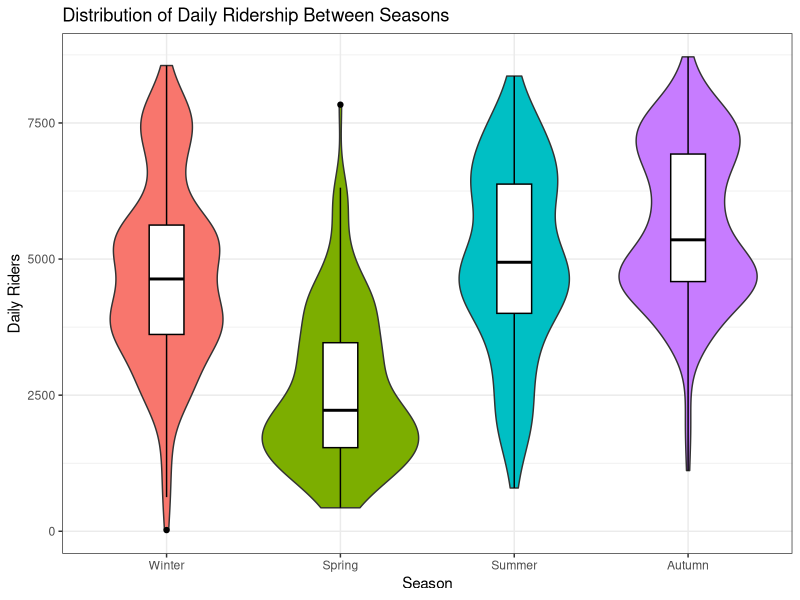
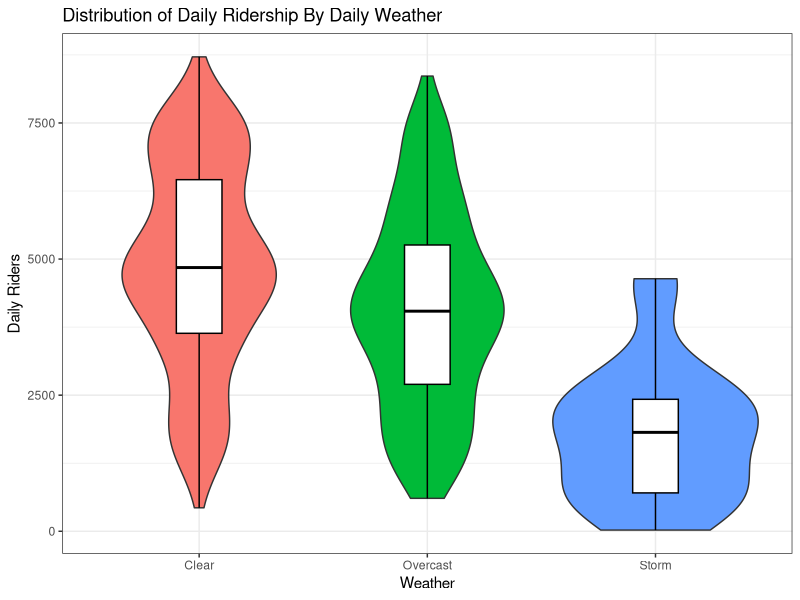
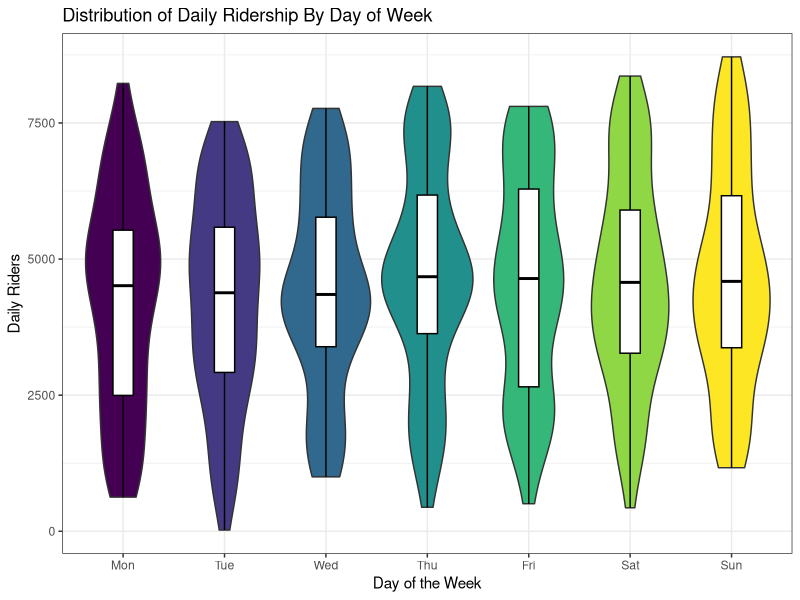
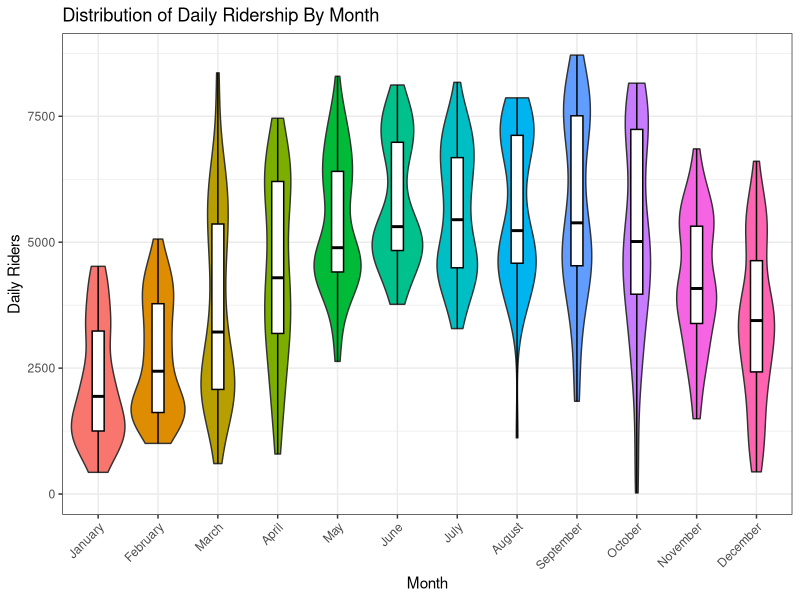
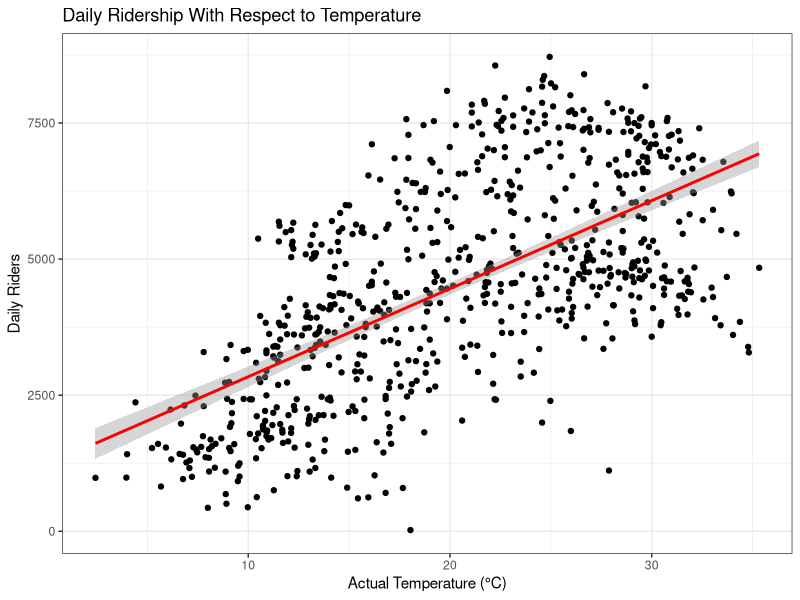
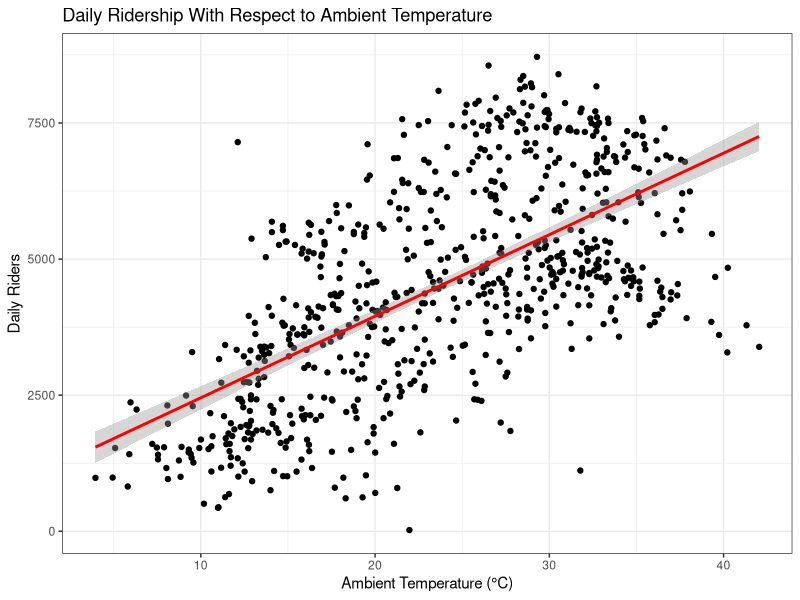
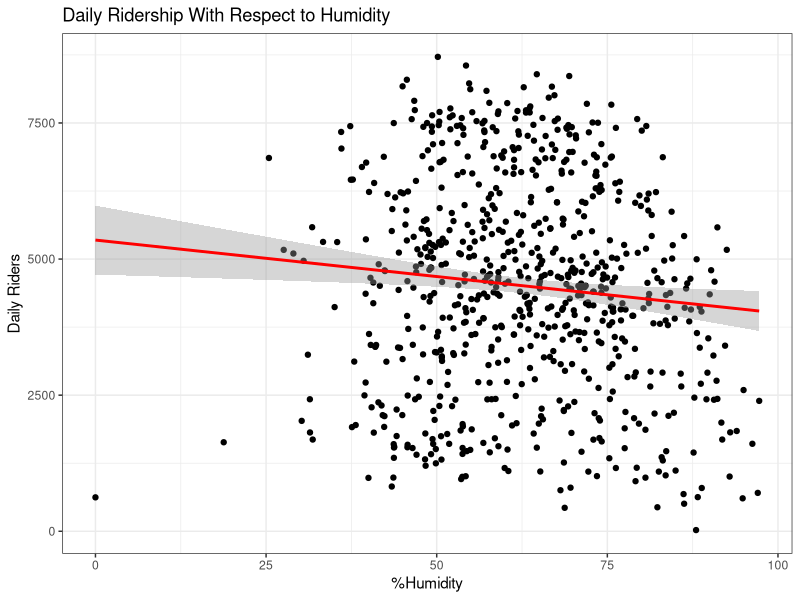
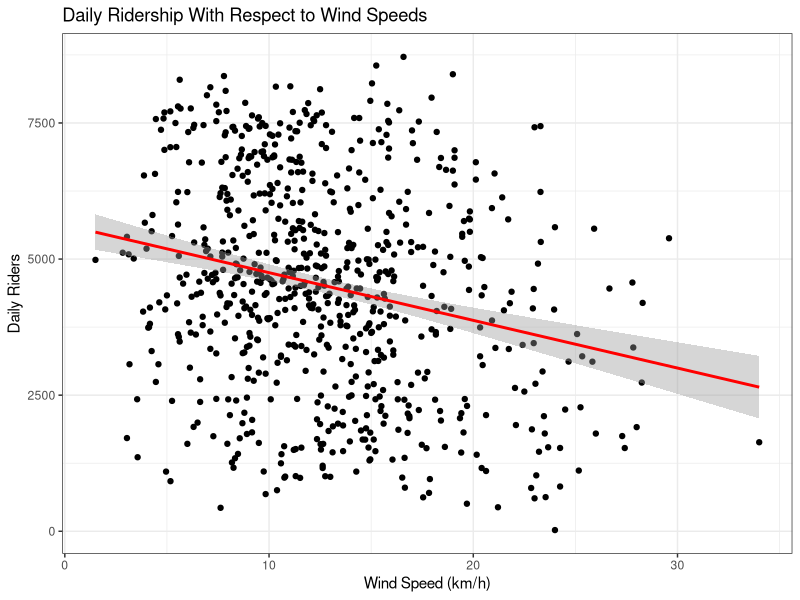

Write the R code that produced these figures, in order.
## ---- chunk 1
knitr::opts_chunk$set(echo = TRUE)

setwd("../BikeSharing/")

rm(list = ls())
df = read.csv2("bikeSharing.csv",sep=",")

library(tidyverse)
library(lubridate)
## ---- chunk 2
df %>%
    head()
## ---- chunk 3
# Rename each column
df <- df %>%
    rename(id           = instant,
           date         = dteday,
           season       = season,
           year         = yr,
           month        = mnth,
           is_holiday   = holiday,
           day_of_week  = weekday,
           is_workday   = workingday,
           weather      = weathersit,
           temperature  = temp,
           ambient_temp = atemp,
           humidity     = hum,
           wind_speed   = windspeed,
           casual_rides = casual,
           return_rides = registered,
           total_rides  = cnt) %>%
    # Modify column data
    mutate(# Unify date format
           date = lubridate::parse_date_time(date, orders = c('dmy')),
           # Convert discrete numbers to strings
           month        = month.name[month],
           year         = case_when(year == 0 ~ "2018",
                                    year == 1 ~ "2019"),
           season       = case_when(season == 1 ~ "Spring",
                                    season == 2 ~ "Summer",
                                    season == 3 ~ "Autumn",
                                    season == 4 ~ "Winter"),
           weather      = case_when(weather == 1 ~ "Clear",
                                    weather == 2 ~ "Overcast",
                                    weather == 3 ~ "Storm"),
           day_of_week  = wday(date, week_start=2,label=TRUE),
           is_holiday   = as.logical(is_holiday),
           is_workday   = as.logical(is_workday),
           # Vars temperature, ambient_temp, humidity, and wind_speed are characters
           # Convert them to doubles for use as continuous variables
           temperature  = as.double(temperature),
           ambient_temp = as.double(ambient_temp),
           humidity     = as.double(humidity),
           wind_speed   = as.double(wind_speed),
           # Convert relevant columns to factors
           year         = fct_relevel(year, "2018", "2019"),
           month        = fct_relevel(month, "January", "February", "March",
                                             "April", "May", "June", "July",
                                             "August", "September", "October",
                                             "November", "December"),
           season       = fct_relevel(season, "Winter", "Spring", "Summer", "Autumn"),
           weather      = fct_relevel(weather, "Clear", "Overcast", "Storm"),
           day_of_week  = fct_relevel(day_of_week, "Mon", "Tue", "Wed", "Thu",
                                                   "Fri", "Sat", "Sun"))

# Finally, preview the new data
head(df)
## ---- chunk 4
Variables = names(df)
Description = c("A unique daily identifier",
            "The date data was collected",
            "The current season",
            "The current year",
            "The current month",
            "If the day was a holiday",
            "The day of the week",
            "If the day was a workday",
            "The weather conditions of a given day",
            "Reported daily temperature throughout the day",
            "The ambient temperature throughout the day",
            "The humidity throughout the day",
            "The wind speed throughout the day",
            "How many non-registered users rented a bike",
            "How many registered users rented a bike",
            "Count of times a bike was rented on a given day")
varframe = data.frame(Variables, Description)
knitr::kable(varframe)
## ---- chunk 5
df %>%
    ggplot(aes(x = season, y = total_rides, fill = season)) +
    geom_violin() +
    geom_boxplot(width=0.2, color="black", fill="white") +
    labs(x = "Season",
         y = "Daily Riders",
         title = "Distribution of Daily Ridership Between Seasons") +
    theme_bw() +
    theme(legend.position = "none")

df %>%
    ggplot(aes(x = weather, y = total_rides, fill = weather)) +
    geom_violin() +
    geom_boxplot(width=0.2, color="black", fill="white") +
    labs(x = "Weather",
         y = "Daily Riders",
         title = "Distribution of Daily Ridership By Daily Weather") +
    theme_bw() +
    theme(legend.position = "none")

df %>%
    ggplot(aes(x = day_of_week, y = total_rides, fill = day_of_week)) +
    geom_violin() +
    geom_boxplot(width=0.2, color="black", fill="white") +
    labs(x = "Day of the Week",
         y = "Daily Riders",
         title = "Distribution of Daily Ridership By Day of Week") +
    theme_bw() +
    theme(legend.position = "none")

df %>%
    ggplot(aes(x = month, y = total_rides, fill = month)) +
    geom_violin() +
    geom_boxplot(width=0.2, color="black", fill="white") +
    labs(x = "Month",
         y = "Daily Riders",
         title = "Distribution of Daily Ridership By Month") +
    theme_bw() +
    theme(legend.position = "none", axis.text.x = element_text(angle = 45, vjust = 1, hjust = 1))

ds <- df %>%
    select(season, month, is_holiday, day_of_week, is_workday, weather)
sapply(ds, function(x) table(x)/nrow(ds)*100)
## ---- chunk 6

df %>%
    ggplot(aes(x = temperature, y = total_rides)) +
    geom_point() + 
    geom_smooth(method = "lm", se = TRUE, color = "red") +
    labs(x = "Actual Temperature (°C)",
         y = "Daily Riders",
         title = "Daily Ridership With Respect to Temperature") +
    theme_bw()

df %>%
    ggplot(aes(x = ambient_temp, y = total_rides)) +
    geom_point() + 
    geom_smooth(method = "lm", se = TRUE, color = "red") +
    labs(x = "Ambient Temperature (°C)",
         y = "Daily Riders",
         title = "Daily Ridership With Respect to Ambient Temperature") +
    theme_bw()

df %>%
    ggplot(aes(x = humidity, y = total_rides)) +
    geom_point() + 
    geom_smooth(method = "lm", se = TRUE, color = "red") +
    labs(x = "%Humidity",
         y = "Daily Riders",
         title = "Daily Ridership With Respect to Humidity") +
    theme_bw()

df %>%
    ggplot(aes(x = wind_speed, y = total_rides)) +
    geom_point() + 
    geom_smooth(method = "lm", se = TRUE, color = "red") +
    labs(x = "Wind Speed (km/h)",
         y = "Daily Riders",
         title = "Daily Ridership With Respect to Wind Speeds") +
    theme_bw()
## ---- chunk 7
season_rides = lm(total_rides ~ season, data=df)
summary(season_rides)

rain_rides = lm(total_rides ~ weather, data=df)
summary(rain_rides)

month_rides = lm(total_rides ~ month, data = df)
summary(month_rides)
## ---- chunk 8
plot(season_rides$residuals, ylab = "Ride Count ~ Season Model Residuals",
     main="Ride Count ~ Season Residual Distribution")
plot(rain_rides$residuals, ylab = "Ride Count ~ Weather Model Residuals",
     main="Ride Count ~ Weather Residual Distribution")
plot(month_rides$residuals, ylab = "Ride Count ~ Month Model Residual",
     main="Ride Count ~ Month Residual Distribution")
## ---- chunk 9
temp_rides = lm(total_rides ~ temperature, data = df)
summary(temp_rides)

ambient_rides = lm(total_rides ~ ambient_temp, data = df)
summary(ambient_rides)

plot(temp_rides$residuals, ylab = "Ride Count ~ Temperature Model Residual",
     main="Ride Count ~ Temperature Residual Distribution")
plot(ambient_rides$residuals, ylab = "Ride Count ~ Ambient Temperature Model Residual",
     main="Ride Count ~ Ambient Temperature Residual Distribution")
## ---- chunk 10
multi_rides = lm(total_rides ~ temperature + year + weather, data = df)
summary(multi_rides)

plot(multi_rides$residuals, ylab = "Ride Count ~ Temperature + Year + Weather Residuals",
     main = "Ride Count ~ Temperature + Year + Weather Residual Distribution")
## ---- chunk 11

all_rides = lm(total_rides ~ temperature + year + season + weather, data = df)
summary(all_rides)
plot(all_rides$residuals, ylab = "Ride Count ~ Temp + Year + Season + Weather Residuals",
     main = "Ride Count ~ Temp + Year + Season + Weather Residual Distribution")
## ---- chunk 12
Variable = c("Temperature", "Year", "(Stormy) Weather")
Description = c("A coefficient value of 121.391 indicates that a unit increase in temperature increases the day's ride count by 121.391 rides.",
                "A coefficient value of 2052.907 indicates that, with respect to 2018, the same day in the year 2019 will see an increase in the day's ride count by 2052.907 rides.",
                "A coefficient value of -2408.860 indicates that, with respect to a sunny day, stormy weather will see 2408.860 less daily riders.")
varframe = data.frame(Variable, Description)
knitr::kable(varframe)
